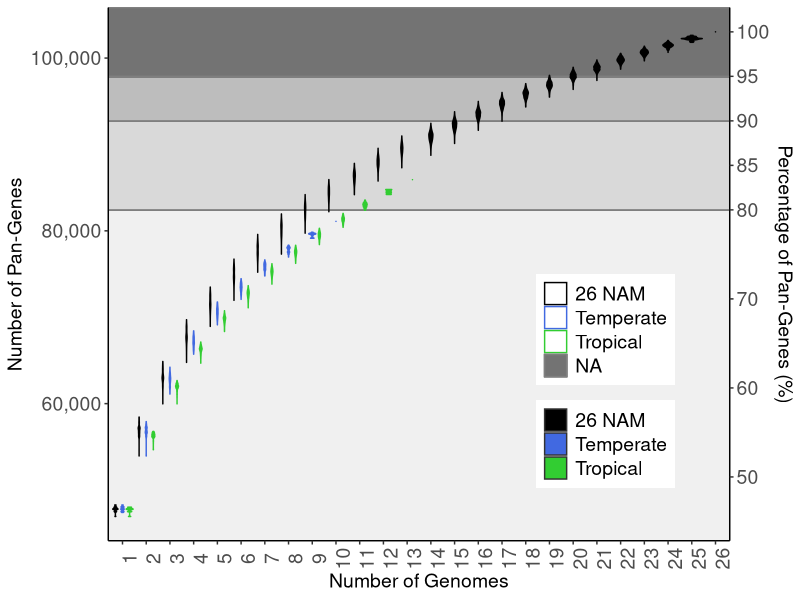

Write the R code that produced this figure.
library(ggplot2)
library(scales)
library(gridExtra)
library(grid)
library(RColorBrewer)
library(ggrepel)
library(reshape2)
# prepare dataset 
# bootstrap_stepwise
color_levels = brewer.pal(8,'Greys')

pan_gene_bs_26 = read.table('26_genome_1000bs.txt', header=F)
pan_gene_bs_26 = data.frame(count=as.vector(t(pan_gene_bs_26)),Genome=rep(1:26, 1000))
pan_gene_bs_26$Genome = as.factor(pan_gene_bs_26$Genome)
pan_gene_bs_26$group <- "26 NAM"

pan_gene_bs_tropical = read.table('tropical_1000bs.txt', header=F)
pan_gene_bs_tropical = data.frame(count=as.vector(t(pan_gene_bs_tropical)),Genome=rep(1:13, 1000))
pan_gene_bs_tropical$Genome = as.factor(pan_gene_bs_tropical$Genome)
pan_gene_bs_tropical$group <- "Tropical"

pan_gene_bs_temperate = read.table('temperate_1000bs.txt', header=F)
pan_gene_bs_temperate = data.frame(count=as.vector(t(pan_gene_bs_temperate)),Genome=rep(1:10, 1000))
pan_gene_bs_temperate$Genome = as.factor(pan_gene_bs_temperate$Genome)
pan_gene_bs_temperate$group <- "Temperate"

# all three 
joint_all <- rbind(pan_gene_bs_26,pan_gene_bs_tropical,pan_gene_bs_temperate) 
joint_all$Genome = as.factor(joint_all$Genome)

Total_pan_genes = 103033

# Fill violin with each group color 
joint_all_Fig <- ggplot(joint_all, aes(x=Genome, y=count,color=group,fill=group)) + 
  geom_rect(aes(xmin = -Inf, xmax = Inf, ymin = -Inf,color = NA, ymax = Total_pan_genes*0.8),
            fill = color_levels[2]) +
  geom_rect(aes(xmin = -Inf, xmax = Inf, ymin = Total_pan_genes*0.8,color = NA, ymax = Total_pan_genes*0.9),
            fill = color_levels[3]) +
  geom_rect(aes(xmin = -Inf, xmax = Inf, ymin = Total_pan_genes*0.9,color = NA, ymax = Total_pan_genes*0.95),
            fill = color_levels[4]) + 
  geom_rect(aes(xmin = -Inf, xmax = Inf, ymin = Total_pan_genes*0.95,color = NA, ymax = Inf),
            fill = color_levels[6]) +
  geom_violin() + #this layer on the top
  scale_colour_manual(values = c( "#000000","#4169E1","#32CD32"),labels = c("26 NAM","Temperate", "Tropical")) +
  scale_fill_manual(values = c( "#000000","#4169E1","#32CD32"),labels = c("26 NAM","Temperate", "Tropical")) +
  scale_y_continuous(limits=c(40000, 105000)) +
  labs(x ="Number of Genomes", y = "Number of Pan-Genes")  + 
  theme(panel.grid.major = element_blank(), panel.grid.minor = element_blank(),
        panel.background = element_blank(), axis.line = element_line(colour = "black")) +
  theme(axis.title.y = element_text(size=14),
        axis.title.x = element_text(size=14),
        axis.text.y = element_text(size=14), 
        axis.text.x = element_text(size=14,angle = 90),
        legend.text = element_text(size=14),
        legend.title=element_blank())

require(scales)
joint_all_Fig + scale_y_continuous(labels = comma, sec.axis = sec_axis(~ . *100/Total_pan_genes, breaks = c(50,60,70,80,85,90,95,100),name="Percentage of Pan-Genes (%)")) + 
  theme(strip.text.x = element_blank(), 
        strip.background = element_rect(colour=color_levels[2], fill=color_levels[2]),
        legend.position=c(.8,.3)
  )
